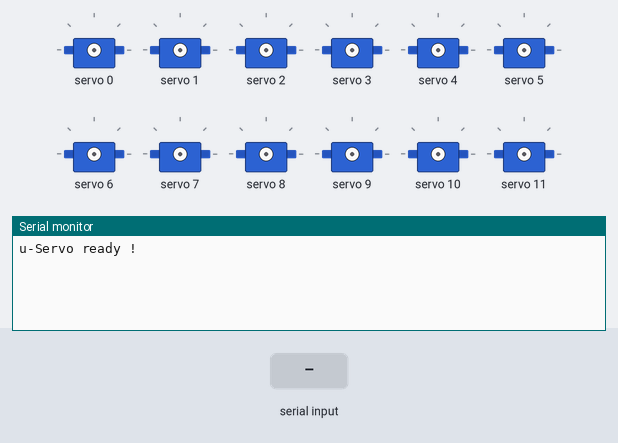
The sketch below on a simulated Arduino Uno, built with avr-gcc and run on an emulated ATmega328P. Shown: 12 × servo, the last lines printed to the serial monitor. The test bench sets the inputs (shaded band).

Above: at 1.2 s.
1.3 s: "cntr,1\n" received over Serial
At 2.7 s:
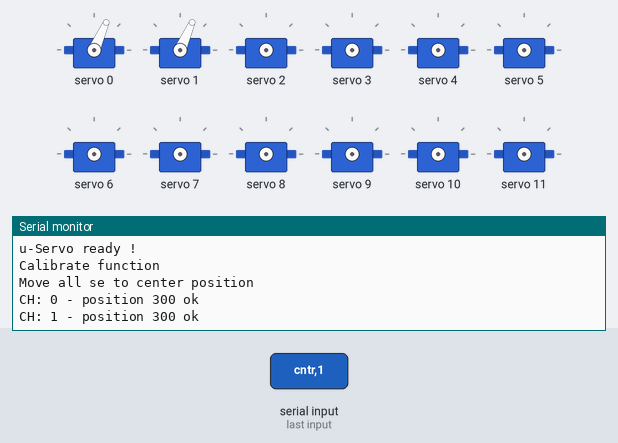
10.3 s: "send,1\n" received over Serial
At 13.2 s:
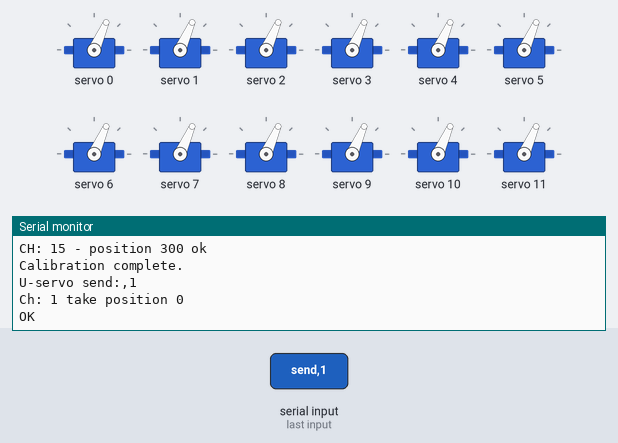
13.3 s: "send" received over Serial
At 14.4 s:
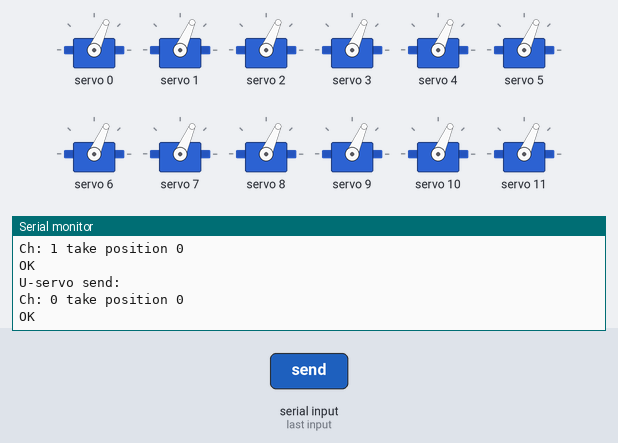
15.5 s: "90,45,200\n" received over Serial
At 16.8 s:
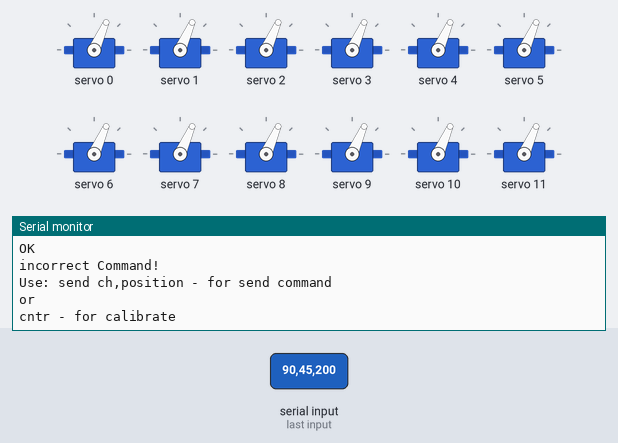
Timing chart, 0 to 18.1 s (numbered marks = the images above; inputs shaded):
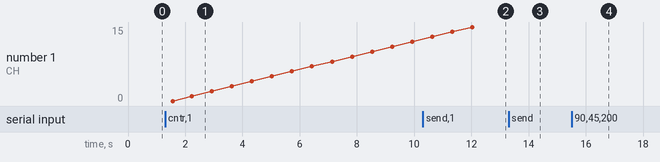

Measured:
- after the input at 1.3 s, the serial monitor: prints a new line after 0.21 s (image 1)
- after the input at 10.3 s, the serial monitor: prints a new line after 2.7 s (image 2)
- after the input at 13.3 s, the serial monitor: prints a new line after 0.74 s (image 3)
- after the input at 15.5 s, the serial monitor: prints a new line after 0.14 s (image 4)

The sketch:

main.ino
```cpp
#include <Wire.h>
#include <Adafruit_PWMServoDriver.h>

/*
Эти define значения согласно китайской документации к серводвигателям MG996R
*/
#define SERVOMIN 500// 150 // this is the 'minimum' pulse length count (out of 4096)
#define SERVOMAX 2500// 600 // this is the 'maximum' pulse length count (out of 4096)

Adafruit_PWMServoDriver pwm = Adafruit_PWMServoDriver();

uint8_t servonum = 0;

void setup() {
  Serial.begin(9600);
  Serial.println("u-Servo ready !");
  pwm.begin();
  pwm.setPWMFreq(60);  // Analog servos run at ~60 Hz updates
  delay(10);
}

void loop() {

 if(Serial.available()>0)
       {
            String  cmd = "";
                 while (Serial.available() > 0)
                              {
                                    char inChar = Serial.read();
                                    cmd += inChar;
                               }
//Начало главной секции

              if(cmd.substring(0, 4)=="send")
              {
                  String  code = cmd.substring(4);
                  Serial.println("U-servo send:" + code);
                  char data[30];
                  code.toCharArray(data,30);
                  int i = 0;
                  String command[10] = {};

/*
Костыль на преобразовании string command[] в int !
*/

                  char *p = data;
                  char *str;
                      while ((str = strtok_r(p, ",", &p)) != NULL) {
                          command[i] = str;
                          i++;
                      }
                Serial.print("Ch: ");
                Serial.print(command[0].toInt());
                Serial.print(" take position ");
                Serial.println(command[1].toInt());

/*
В этом месте нет проверки входящих значений !
command[0] - номер канала в зависимотси от HW серво-драйвера может иметь значения от 0 до 15
command[1] - позиция сервы может принимать значения от ~125 до ~600 в зависимости от типа серводвигателя.
*/

                pwm.setPWM(command[0].toInt(),0,command[1].toInt());
                Serial.println("OK");
                Serial.println();
                delay(700);
              }

//Конец главной секции

   /*-------------------------------------------------------------------*/

//Начало секции калибровки

else if(cmd.substring(0, 4)=="cntr")
              {
                Serial.print("Calibrate function\nMove all se to center position\r\n");
                int i = 0;
                for(i=0;i<=15;i++){
                          pwm.setPWM(i,0,300);
                          Serial.print("CH: ");
                          Serial.print(i);
                          Serial.println(" - position 300 ok");
                          delay(700);
                              }
                Serial.println("\r\nCalibration complete.");

              }

//Конец секции калибровки

                else
                {
                    Serial.println("incorrect Command!\r\nUse: send ch,position - for send command\r\nor\r\ncntr - for calibrate");
                    Serial.println();
                 }
    }
delay(300);
}
```
